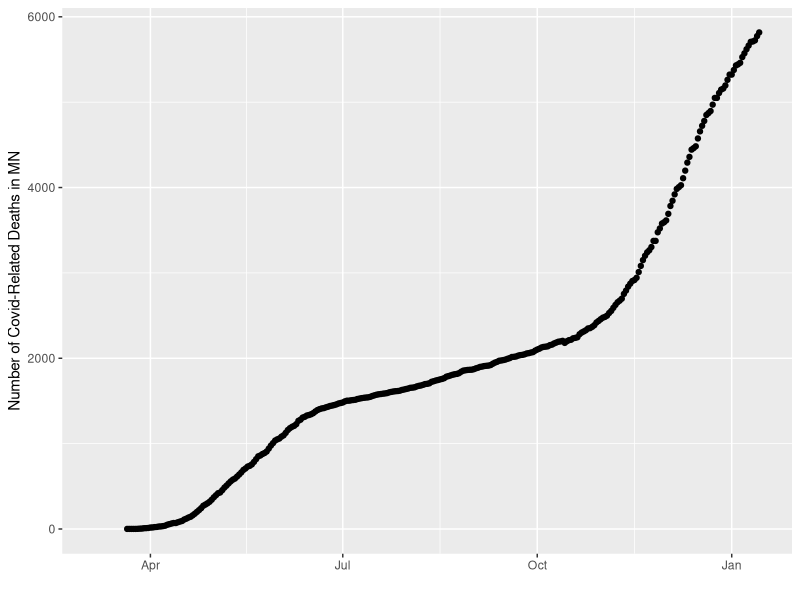

Recreate this plot in R.
## ---- chunk 1
#| label: setup
#| warning: false
#| message: false
# set global chunk options: images will be 7x5 inches
# wrap output at 60 characters 
library(knitr) # for creating reproducible reports
library(formatR) # for formatting code in output file
library(here) # to facilitate reading in data using a relative path
library(lubridate) # for working with dates
library(ggplot2) # for plotting
opts_chunk$set(fig.width=7, fig.height=5, tidy.opts = list(width.cutoff = 60),
               tidy = TRUE)  
## ---- chunk 2
coviddat <- read.csv(here("FW8051Data", "minnesota-history.csv"))
## ---- chunk 3
#| fig-alt: Scatterplot of covid deaths by Julian date.
#| fig-align: center
#| out-width: 50%
#| fig-width: 6
#| fig-height: 4
#' Need to make sure R recognizes date as a true date variable
coviddat$date<-ymd(as.character(coviddat$date))
ggplot(coviddat, aes(date, death)) +
  geom_point() +
  xlab("") + 
  ylab("Number of Covid-Related Deaths in MN")
## ---- chunk 4
sessionInfo()
